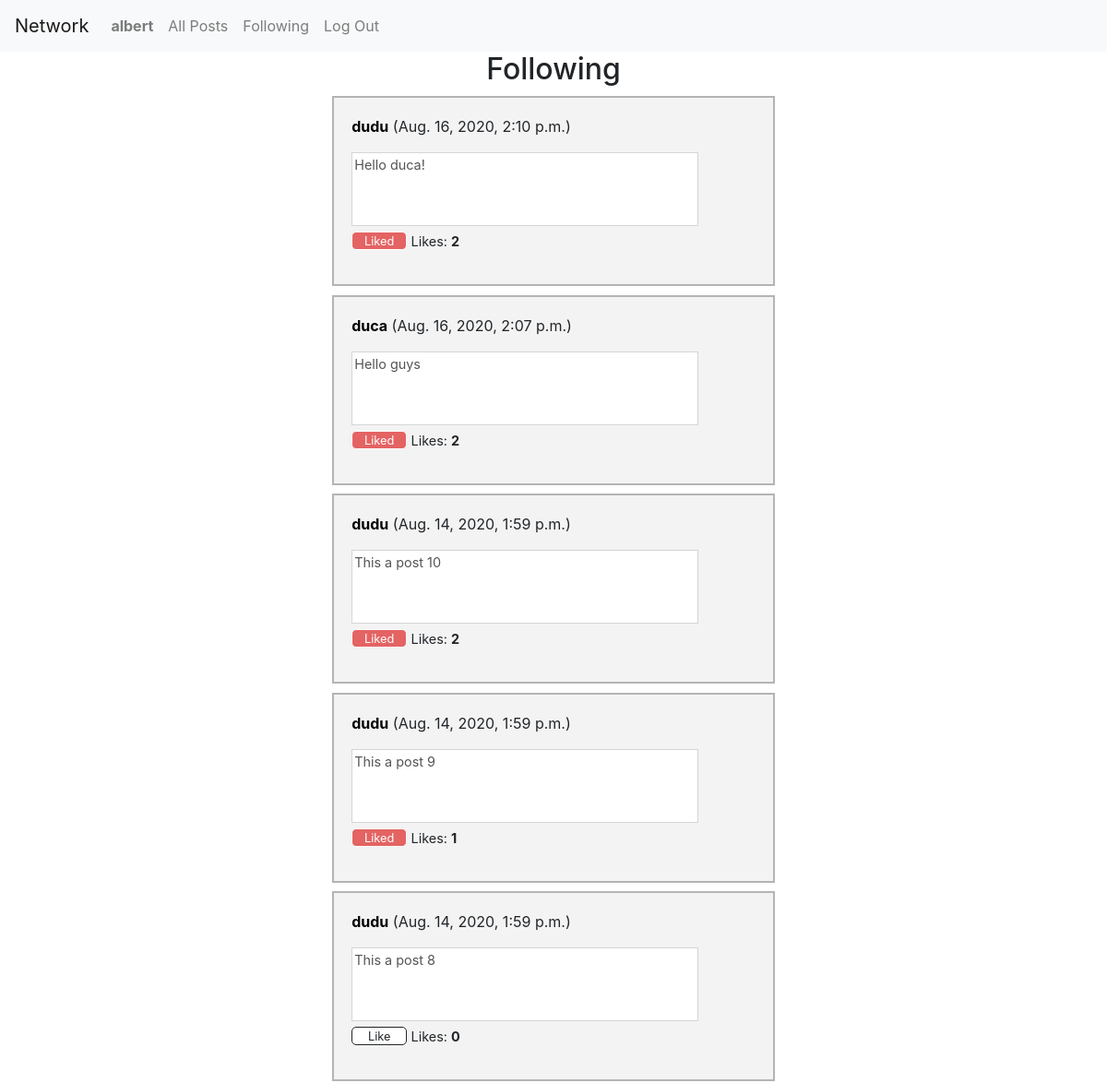
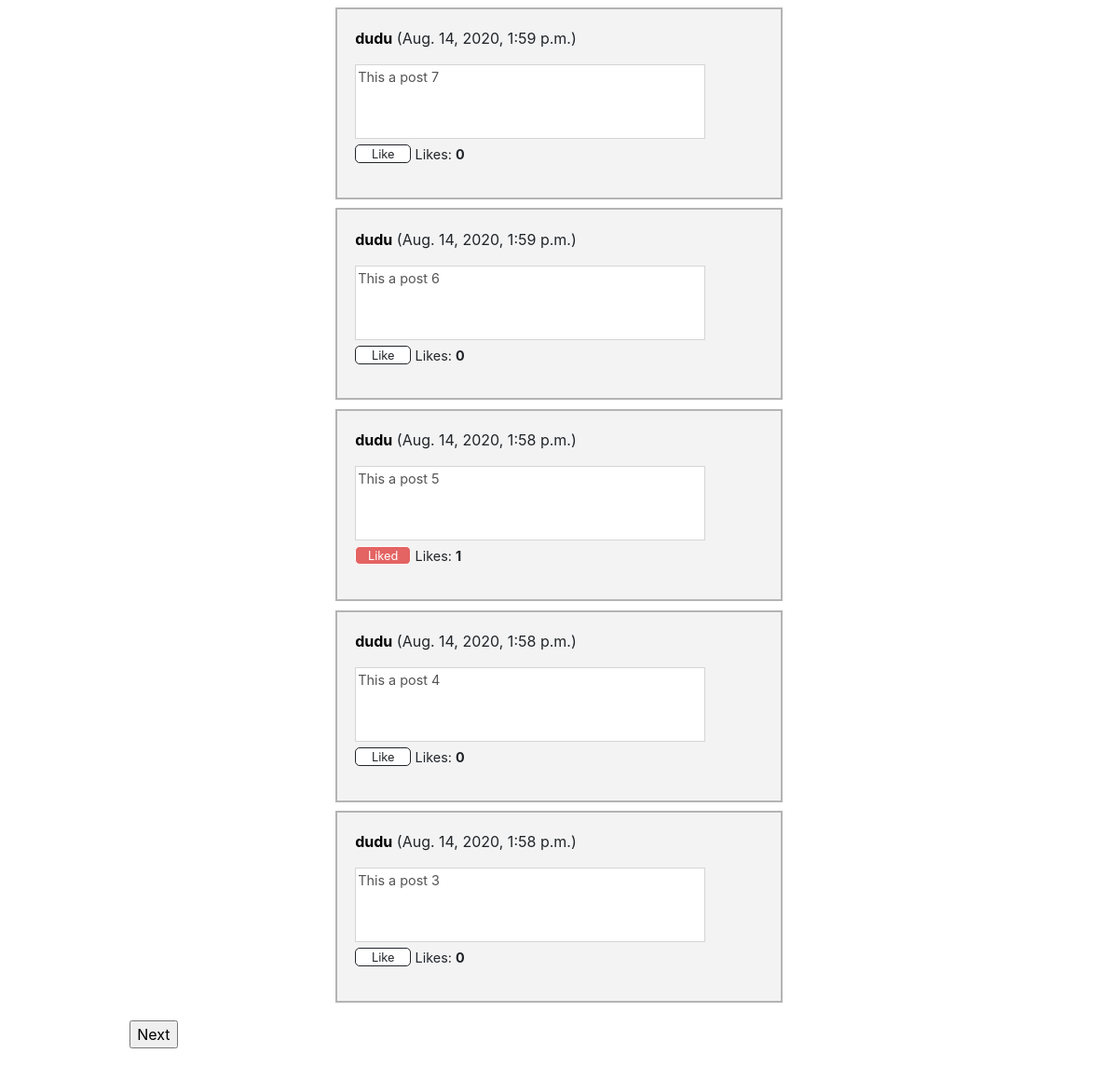
The page /following (signed in) on the database its author committed (2 pictures, top to bottom).
### network/models.py (models this page shows, shortened)
class User(AbstractUser):
    posts_owner = models.ManyToManyField(Post, blank=True, related_name='owner')
    likes_owner = models.ManyToManyField(Like, blank=True, related_name='owner')
    def __str__(self):
        return self.username

class Post(models.Model):
    post_content = models.TextField(max_length=512, blank=False)
    post_likes = models.ManyToManyField(Like, blank=True, related_name='Post')
    post_date = models.DateTimeField(default=timezone.now, verbose_name='date posted')
    class Meta:
        verbose_name = "Post"
        verbose_name_plural = "Posts"

### network/views.py (the view)
# urls.py: path("following", views.followingPage, name="followingPage")
def followingPage(request, start=0, end=10):
    user = getUser(request)
    following = getFollowing(user)
    users_followings = getUsersFollowings(following)
    all_posts = getAllPosts(request)
    posts = getPostsOfFollowing(users_followings, all_posts)
    loadPlus = getLoadPlusForFollowing(end, posts)
    loadMinus = getLoadMinus(start)
    posts = posts[start:end]
    posts_info = checkPosts(request, posts)
    start += 10
    return render(request, 'network/followingPage.html', {
        "posts_info": posts_info,
        "start": start,
        "loadPlus": loadPlus,
        "loadMinus": loadMinus
    })

### network/views.py (called while the page is built)
def getUser(request):
    user = request.user
    return user

def getFollowing(user_page):
    following = Following.objects.filter(following=user_page)
    return following

def checkPosts(request, posts):
    posts_info = getInfo_of_posts(request, posts)
    return posts_info

def getInfo_of_posts(request, posts):
    posts_info = []
    user = request.user
    for post in posts:
        post_line = getPostLine(user, post)
        posts_info.append(post_line)
    return posts_info

def getPostLine(user, post):
    post_line = {}
    is_liked = getIsLiked(user, post)
    owner = getOwner(post)
    is_owner = getIsOwner(owner, user)
    numberOfLikes = getNumberOfLikes(post)
    post_line['post'] = post
    post_line['owner']= owner
    post_line['is_liked'] =  is_liked
    post_line['number_of_likes'] = numberOfLikes
    post_line['is_owner'] = is_owner
    return post_line

def getIsLiked(user, post):
    if(user.is_anonymous):
        return False
    else:
        likes = Like.objects.filter(owner=user, Post=post)
        if(len(likes) > 0):
            return True

def getIsOwner(owner, user):
    if owner == user:
        return True
    return False

def getOwner(post):
    owner = User.objects.filter(posts_owner=post).first()
    return owner

def getNumberOfLikes(post):
    numberOfLikes = len(Like.objects.filter(Post=post))
    return numberOfLikes

def getLoadPlusForFollowing(end, posts):
    numberOfPosts = len(posts)
    if(numberOfPosts - end >= 10):
        return True
    return False

def getUsersFollowings(following):
    users_following = []
    for user_follow in following:
        user = user_follow.user
        users_following.append(user)
    return users_following

def getPostsOfFollowing(users_followings, all_posts):
    posts_of_following = []
    for post in all_posts:
        owner = getOwner(post)
        if owner in users_followings:
            posts_of_following.append(post)
    return(posts_of_following)

def getAllPosts(request):
    posts = Post.objects.all().order_by("pk").reverse()
    return posts

def getLoadMinus(start):
    if(start>=10):
        return True
    return False

### network/templates/network/followingPage.html (shortened to what this page needs)
{% extends "network/layout.html" %}
{% load static %}
{% block body %}
<h2 style="text-align: center;">Following</h2>
<div id="grand-post">
    {% for post in posts_info  %}
      <div id="div-{{ post.post.pk }}" class="list-posts">
        <p id="post-owner"><strong><a class="link-user" href="{% url 'userPage' post.owner.pk %}">{{ post.owner }}</a></strong> ({{ post.post.post_date }})</p>
        <textarea  id="textarea-{{ post.post.pk }}" class="post-content" disabled >{{ post.post.post_content }}</textarea>
        <div class="div-for-likes">
            {% if post.is_liked and user.is_authenticated %}
                <div onclick="likeButton(this)" value="close" id="{{ post.post.pk }}" class="like-button-close">Liked</div>
            {% elif not post.is_liked and user.is_authenticated%}
                <div onclick="likeButton(this)" value="open" id="{{ post.post.pk }}" class="like-button-open" >Like</div>
            {% endif %}
            <p class="p-like">Likes: <strong id="likes-{{ post.post.pk }}">{{ post.number_of_likes }}</strong></p>
        </div>
      </div>
    {% endfor %}
    {% if loadPlus %}
    <form action="{% url 'show10Posts' 'up' 'following' 0 %}" method="POST">
        <input type="submit" value="Next" id="load-posts-button">
    </form>
    {% endif %}
    </div>
{% endblock %}

### network/templates/network/layout.html (shortened to what this page needs)
{% load static %}
<!DOCTYPE html>
<html lang="en">
    <head>
        <link rel="stylesheet" href="https://stackpath.bootstrapcdn.com/bootstrap/4.4.1/css/bootstrap.min.css">
        <link href="{% static 'network/styleCSS.css' %}" rel="stylesheet">
    </head>
    <body>
        <nav class="navbar navbar-expand-lg navbar-light bg-light">
            <a class="navbar-brand" href="#">Network</a>
            <div>
              <ul class="navbar-nav mr-auto">
                {% if user.is_authenticated %}
                    <li class="nav-item">
                        <a class="nav-link" href="{% url 'userPage' user.pk  %}"><strong>{{ user.username }}</strong></a>
                    </li>
                {% endif %}
                <li class="nav-item">
                  <a class="nav-link" href="{% url 'index' %}">All Posts</a>
                </li>
                {% if user.is_authenticated %}
                    <li class="nav-item">
                        <a class="nav-link" href="{% url 'followingPage' %}">Following</a>
                    </li>
                    <li class="nav-item">
                        <a class="nav-link" href="{% url 'logout' %}">Log Out</a>
                    </li>
                {% endif %}
              </ul>
            </div>
          </nav>
        <div class="body">
            {% block body %}
            {% endblock %}
        </div>
    </body>
</html>

### network/static/network/styleCSS.css (style rules this page uses)
.list-posts { width: 60vh; height: fit-content; background-color: rgb(243, 243, 243); margin: 0 auto; margin-top: 1%; border-style: solid; border-color: rgb(180, 180, 180); border-width: 2px; padding: 2%; }
#grand-post { display: block; margin-left: 10%; margin-right: 10%; width: 80%; }
.post-content:disabled { resize: none; background-color: white; width: 47vh; height: 10vh; font-size: 90%; }
.like-button-open { border-radius: 5px; border-style: solid; border-width: 1px; width: 60px; height: 20px; outline: none; font-size: 80%; background-color: white; user-select: none; text-align: center; }
.like-button-close { border-radius: 5px; border-style: solid; border-width: 1px; width: 60px; height: 20px; outline: none; font-size: 80%; background-color: rgb(228, 99, 99); color: white; user-select: none; text-align: center; }
.div-for-likes { display: flex; }
.p-like { font-size: 90%; padding-left: 1%; }
#load-posts-button { margin: 2%; }
.link-user { color: black; text-decoration: none; }

### rows shown on the page
User: username "albert"
Post: owner "dudu", post.post_date "Aug. 16, 2020, 2:10 p.m.", post.pk "Hello duca!", number_of_likes "2"
Post: owner "duca", post.post_date "Aug. 16, 2020, 2:07 p.m.", post.pk "Hello guys", number_of_likes "2"
Post: owner "dudu", post.post_date "Aug. 14, 2020, 1:59 p.m.", post.pk "This a post 10", number_of_likes "2"
Post: owner "dudu", post.post_date "Aug. 14, 2020, 1:59 p.m.", post.pk "This a post 9", number_of_likes "1"
Post: owner "dudu", post.post_date "Aug. 14, 2020, 1:59 p.m.", post.pk "This a post 8", number_of_likes "0"
Post: owner "dudu", post.post_date "Aug. 14, 2020, 1:59 p.m.", post.pk "This a post 7", number_of_likes "0"
Post: owner "dudu", post.post_date "Aug. 14, 2020, 1:59 p.m.", post.pk "This a post 6", number_of_likes "0"
Post: owner "dudu", post.post_date "Aug. 14, 2020, 1:58 p.m.", post.pk "This a post 5", number_of_likes "1"
Post: owner "dudu", post.post_date "Aug. 14, 2020, 1:58 p.m.", post.pk "This a post 4", number_of_likes "0"
Post: owner "dudu", post.post_date "Aug. 14, 2020, 1:58 p.m.", post.pk "This a post 3", number_of_likes "0"
